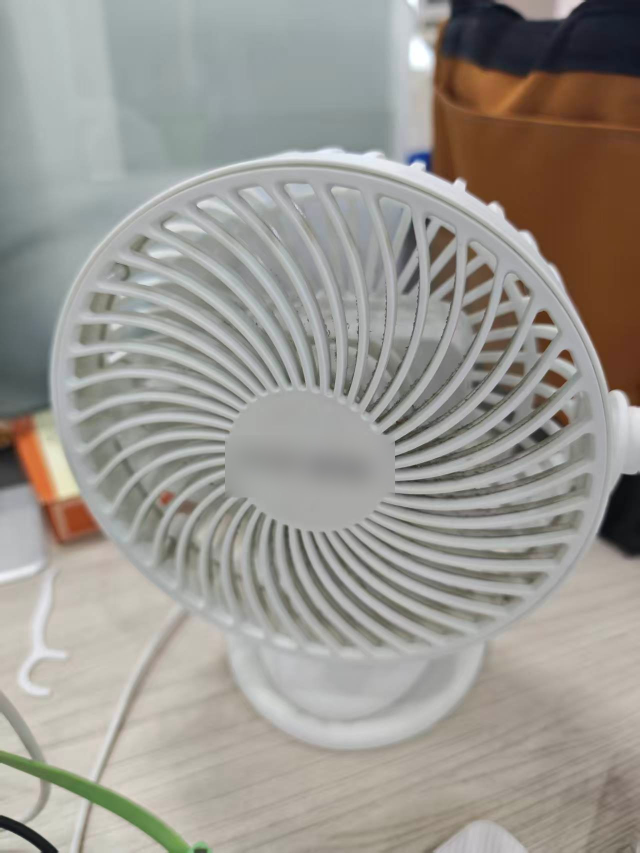
#> input picture examples/fan/reference/fan.jpg, 1279 x 1706 px, found by its file name (shown at 1/2 size)
$ python grid6.py
#> lines starting #> are read from the running program, lines starting #| are printed output that depends on the picture
# ---------------------------------------------------------------------------
# Historical one-off measurement script, kept here as provenance for the numbers
# quoted in the fan case study. Its input paths point at the author's original
# working copy (photos, grid overlays, HyperFrames snapshot frames); those inputs
# are not part of this repository, so this file does not run as-is.
# The reusable, parameterized tooling lives in ../../../scripts/.
# ---------------------------------------------------------------------------
from PIL import Image, ImageDraw
import os
R = r"D:\projects\learn-with-ai\tmp\fan-3d-demo\reference"
jobs = [("front", R + r"\fan.jpg"), ("side-left", R + r"\angles\a_side-left.jpg"), ("back", R + r"\angles\b_back.jpg"),
        ("back-3q", R + r"\angles\c_back-3q.jpg"), ("bottom", R + r"\angles\d_bottom.jpg"), ("top", R + r"\angles\e_top.jpg")]
CW = 560
cells = []
for name, path in jobs:
    im = Image.open(path).convert("RGB")
#> im is the input picture: PIL image 1279x1706 RGB; mean R, G, B 154.7, 151.4, 145.1
    sc = CW / im.width
#> sc = 0.438
    ch = int(im.height * sc)
#> ch = 746
    im = im.resize((CW, ch), Image.LANCZOS)
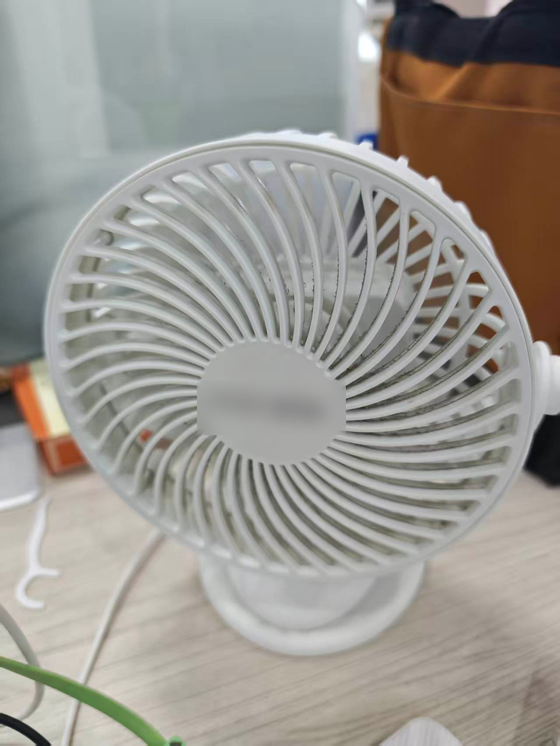
#> im: PIL image 560x746 RGB; mean R, G, B 154.7, 151.4, 145.1
    d = ImageDraw.Draw(im)
    step = int(100 * sc)
#> step = 43
    ox = int(100 * sc)
#> ox = 43
    x = ox
#> x = 43
    while x < CW:
        d.line([x, 0, x, ch], fill=(0, 160, 220), width=1)
        x += step
#> after the loop, x = 602
    y = step
#> y = 43
    lab = 100
    while y < ch:
        d.line([0, y, CW, y], fill=(0, 160, 220), width=1)
        y += step
#> after the loop, y = 774
    # axis labels every 200 original px
    for gx in range(100, im.width and 2000, 200):
        px = int(gx * sc)
        if px < CW:
            d.text((px + 2, 2), str(gx), fill=(0, 90, 140))
    for gy in range(200, 2400, 200):
        py = int(gy * sc)
        if py < ch:
            d.text((2, py + 1), str(gy), fill=(0, 90, 140))
    d.text((4, ch - 14), "%s  %dx%d  scale %.3f" % (name, Image.open(path).width, Image.open(path).height, sc), fill=(160, 0, 0))
    cells.append((name, im, sc))
#> pass 2 of the loop `for name, path in jobs:`:
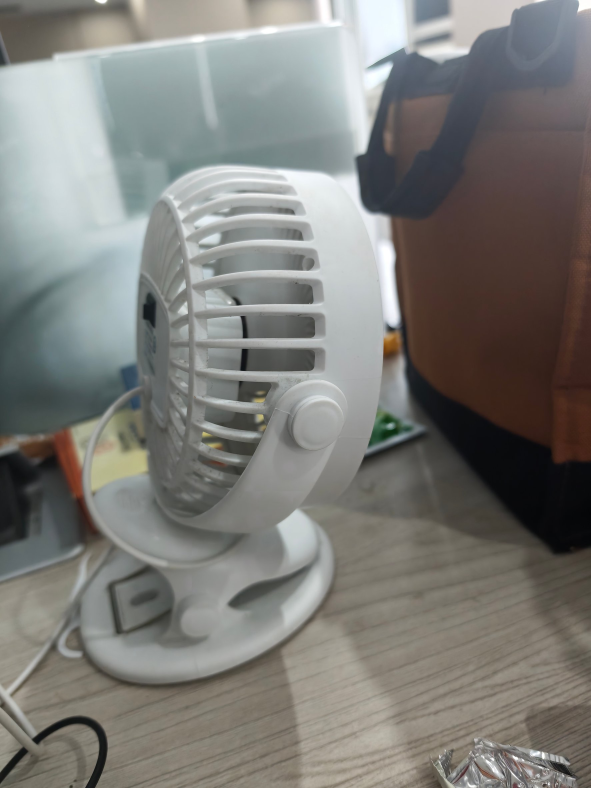
#> input picture examples/fan/reference/angles/a_side-left.jpg, 1773 x 2364 px, found by its file name (shown at 1/3 size)
#> im is the input picture: PIL image 1773x2364 RGB; mean R, G, B 125.1, 124.7, 120.7
#> `im = im.resize((CW, ch), Image.LANCZOS)`:
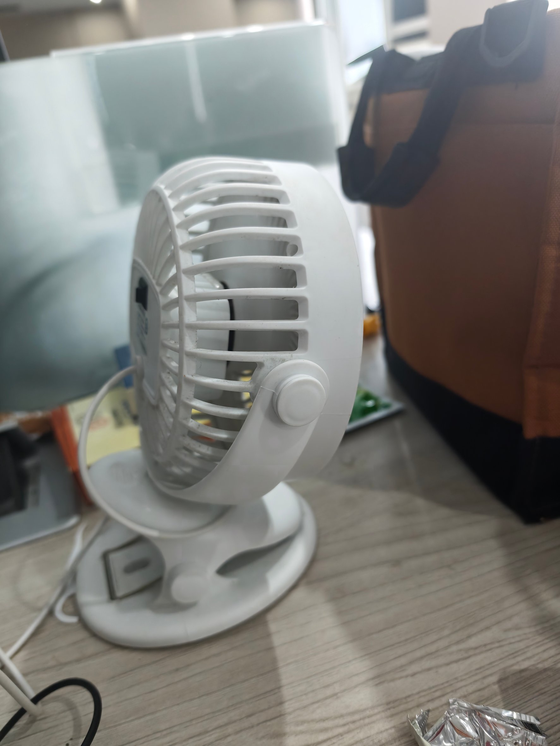
#> im: PIL image 560x746 RGB; mean R, G, B 125.1, 124.7, 120.7
#> after the loop `while x < CW:`: x = 589
#> after the loop `while y < ch:`: y = 775
#> pass 3 of the loop `for name, path in jobs:`:
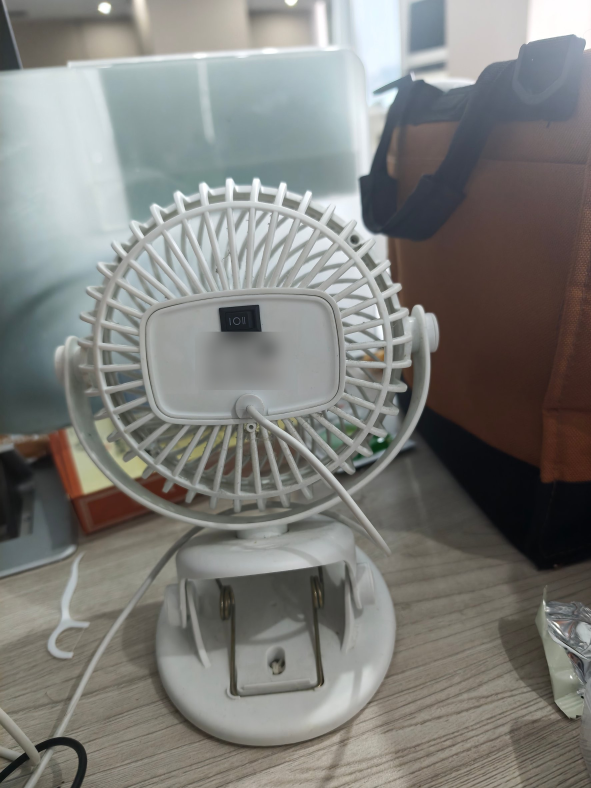
#> input picture examples/fan/reference/angles/b_back.jpg, 1773 x 2364 px, found by its file name (shown at 1/3 size)
#> im is the input picture: PIL image 1773x2364 RGB; mean R, G, B 125.9, 126, 122.4
#> `im = im.resize((CW, ch), Image.LANCZOS)`:
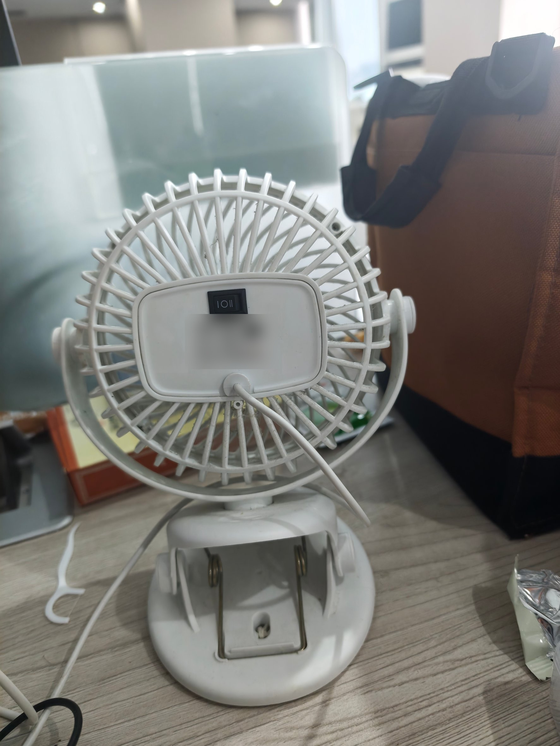
#> im: PIL image 560x746 RGB; mean R, G, B 125.9, 126, 122.4
#> after the loop `while x < CW:`: x = 589
#> after the loop `while y < ch:`: y = 775
#> the loop made 6 passes; the first 3 are shown
W = CW * 3 + 16
#> W = 1696
H = max(c[1].height for c in cells) * 2 + 24
out = Image.new("RGB", (W, H), (255, 255, 255))
#> out: PIL image 1696x1516 RGB; every value is 255
for i, (name, im, sc) in enumerate(cells):
    x = (i % 3) * (CW + 8)
    y = (i // 3) * (max(c[1].height for c in cells) + 12) + 6
    out.paste(im, (x, y))
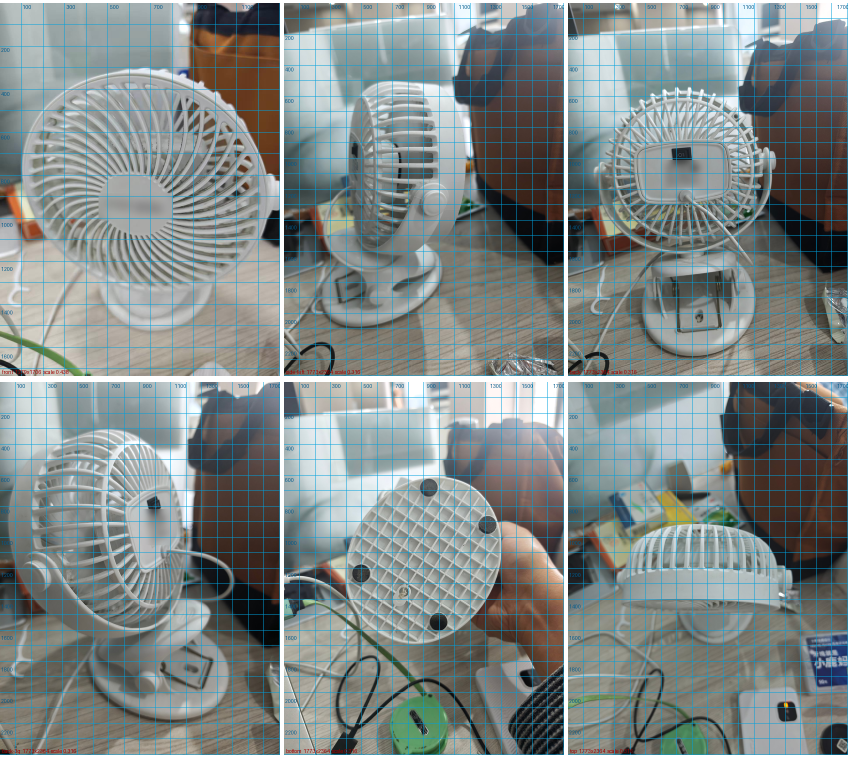
#> out: PIL image 1696x1516 RGB (shown at 1/2 size); mean R, G, B 127.6, 136.3, 135.4
out.save(r"D:\projects\learn-with-ai\tmp\fan-3d-demo\out\verify2\_grid6.png")
print("saved", out.size, "cells", [(n, i.size) for n, i, s in cells])
